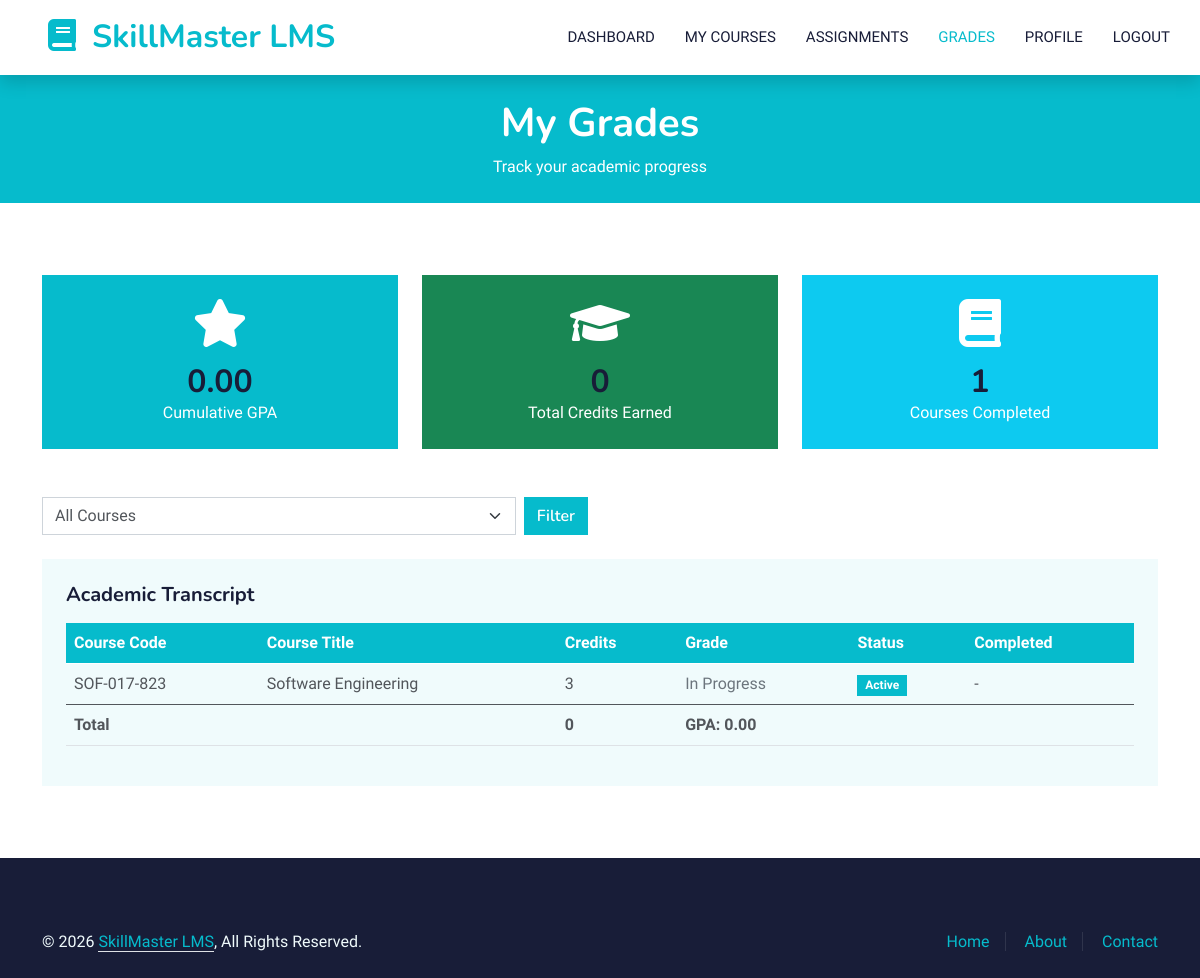
The page /student/grades/index.php (signed in) on the database its author committed.
### tables this page shows
CREATE TABLE `enrollments` (
  `id` bigint(20) NOT NULL,
  `student_id` bigint(20) NOT NULL,
  `course_id` bigint(20) NOT NULL,
  `enrolled_by` bigint(20) DEFAULT NULL,
  `enrollment_date` date NOT NULL,
  `status` enum('pending_payment','pending_verification','active','completed','dropped','rejected') NOT NULL DEFAULT 'pending_payment',
  `enrolled_at` timestamp NOT NULL DEFAULT current_timestamp(),
  `completed_at` timestamp NULL DEFAULT NULL,
  `completion_date` date DEFAULT NULL,
  `final_grade` varchar(2) DEFAULT NULL,
  `mock_payment_id` bigint(20) DEFAULT NULL,
  `mock_payment_status` enum('pending','completed','verified') DEFAULT NULL
);

CREATE TABLE `courses` (
  `id` bigint(20) NOT NULL,
  `title` varchar(200) NOT NULL,
  `slug` varchar(200) NOT NULL,
  `code` varchar(20) NOT NULL,
  `description` text DEFAULT NULL,
  `short_description` varchar(500) DEFAULT NULL,
  `category_id` bigint(20) DEFAULT NULL,
  `instructor_id` bigint(20) DEFAULT NULL,
  `price` decimal(10,2) DEFAULT 0.00,
  `thumbnail` varchar(255) DEFAULT NULL,
  `credits` int(11) DEFAULT 3,
  `start_date` date DEFAULT NULL,
  `end_date` date DEFAULT NULL,
  `status` enum('draft','pending_approval','published','archived','rejected') NOT NULL DEFAULT 'draft',
  `max_students` int(11) DEFAULT 50,
  `enrollment_count` int(11) DEFAULT 0,
  `syllabus` text DEFAULT NULL,
  `created_by` bigint(20) DEFAULT NULL,
  `created_at` timestamp NOT NULL DEFAULT current_timestamp(),
  `updated_at` timestamp NOT NULL DEFAULT current_timestamp() ON UPDATE current_timestamp(),
  `deleted_at` timestamp NULL DEFAULT NULL
);

### src/Database/Connection.php (called while the page is built, shortened)
<?php
class Connection
{
    private static $instance = null;
    private $connection;
    private function __construct()
    {
        try {
            $dsn = sprintf(
                'mysql:host=%s;dbname=%s;charset=%s',
                DB_HOST,
                DB_NAME,
                DB_CHARSET
            );
            $options = [
                PDO::ATTR_ERRMODE => PDO::ERRMODE_EXCEPTION,
                PDO::ATTR_DEFAULT_FETCH_MODE => PDO::FETCH_ASSOC,
                PDO::ATTR_EMULATE_PREPARES => false,
                PDO::MYSQL_ATTR_INIT_COMMAND => "SET NAMES " . DB_CHARSET
            ];
            $this->connection = new PDO($dsn, DB_USER, DB_PASS, $options);
        } catch (PDOException $e) {
            if (DEBUG_MODE) {
                die("Database connection failed: " . $e->getMessage());
            } else {
                error_log("Database connection failed: " . $e->getMessage());
                die("A database error occurred. Please try again later.");
            }
        }
    }
    public static function getInstance()
    {
        if (self::$instance === null) {
            self::$instance = new self();
        }
        return self::$instance;
    }
    public function getConnection()
    {
        return $this->connection;
    }
}

### src/Models/Grade.php (called while the page is built, shortened)
<?php
class Grade
{
    private $db;
    public function __construct()
    {
        $this->db = Connection::getInstance()->getConnection();
    }
    public function getTranscript($studentId)
    {
        $stmt = $this->db->prepare("
            SELECT
                c.id as course_id,
                c.title as course_title,
                c.code as course_code,
                c.credits,
                e.final_grade,
                e.completed_at,
                e.status
            FROM enrollments e
            LEFT JOIN courses c ON e.course_id = c.id
            WHERE e.student_id = ? AND e.status IN ('completed', 'active')
            ORDER BY e.completed_at DESC
        ");
        $stmt->execute([$studentId]);
        $courses = $stmt->fetchAll();
        $totalPoints = 0;
        $totalCredits = 0;
        $gpa = $totalCredits > 0 ? round($totalPoints / $totalCredits, 2) : 0;
        return [
            'courses' => $courses,
            'gpa' => $gpa,
            'total_credits' => $totalCredits,
            'total_points' => $totalPoints
        ];
    }
}

### public/student/grades/index.php (the view, shortened to what this page needs)
<?php
$gradeModel = new Grade();
$studentId = $_SESSION['user_id'];
$transcript = $gradeModel->getTranscript($studentId);
?>
<!DOCTYPE html>
<html lang="en">
<head>
    <link href="https://cdnjs.cloudflare.com/ajax/libs/font-awesome/5.10.0/css/all.min.css" rel="stylesheet">
    <link href="https://cdn.jsdelivr.net/npm/bootstrap-icons@1.4.1/font/bootstrap-icons.css" rel="stylesheet">
    <link href="../../assets/css/bootstrap.min.css" rel="stylesheet">
    <link href="../../assets/css/style.css" rel="stylesheet">
</head>
<body>
    <nav class="navbar navbar-expand-lg bg-white navbar-light shadow sticky-top p-0">
        <a href="../index.php" class="navbar-brand d-flex align-items-center px-4 px-lg-5">
            <h2 class="m-0 text-primary"><i class="fa fa-book me-3"></i><?php echo APP_NAME; ?></h2>
        </a>
        <div class="collapse navbar-collapse" id="navbarCollapse">
            <div class="navbar-nav ms-auto p-4 p-lg-0">
                <a href="../index.php" class="nav-item nav-link">Dashboard</a>
                <a href="../courses/enrolled.php" class="nav-item nav-link">My Courses</a>
                <a href="../assignments/pending.php" class="nav-item nav-link">Assignments</a>
                <a href="index.php" class="nav-item nav-link active">Grades</a>
                <a href="../profile/index.php" class="nav-item nav-link">Profile</a>
                <a href="../../logout.php" class="nav-item nav-link">Logout</a>
            </div>
        </div>
    </nav>
    <div class="container-fluid bg-primary py-4 mb-5">
        <div class="container">
            <div class="row">
                <div class="col-12 text-center">
                    <h1 class="text-white">My Grades</h1>
                    <p class="text-white mb-0">Track your academic progress</p>
                </div>
            </div>
        </div>
    </div>
    <div class="container-xxl py-4">
        <div class="container">
            <div class="row g-4 mb-5">
                <div class="col-lg-4">
                    <div class="bg-primary text-white rounded p-4 text-center">
                        <i class="fa fa-star fa-3x mb-3"></i>
                        <h2 class="mb-0"><?php echo number_format($transcript['gpa'], 2); ?></h2>
                        <p class="mb-0">Cumulative GPA</p>
                    </div>
                </div>
                <div class="col-lg-4">
                    <div class="bg-success text-white rounded p-4 text-center">
                        <i class="fa fa-graduation-cap fa-3x mb-3"></i>
                        <h2 class="mb-0"><?php echo $transcript['total_credits']; ?></h2>
                        <p class="mb-0">Total Credits Earned</p>
                    </div>
                </div>
                <div class="col-lg-4">
                    <div class="bg-info text-white rounded p-4 text-center">
                        <i class="fa fa-book fa-3x mb-3"></i>
                        <h2 class="mb-0"><?php echo count($transcript['courses']); ?></h2>
                        <p class="mb-0">Courses Completed</p>
                    </div>
                </div>
            </div>
            <div class="row mb-4">
                <div class="col-md-6">
                    <form method="GET" action="" class="d-flex gap-2">
                        <select name="course_id" class="form-select">
                            <option value="">All Courses</option>
                        </select>
                        <button type="submit" class="btn btn-primary">Filter</button>
                    </form>
                </div>
            </div>
            <div class="bg-light rounded p-4">
                <h5 class="mb-3">Academic Transcript</h5>
                <?php if (empty($transcript['courses'])): ?>
                    <div class="text-center py-5">
                        <i class="fa fa-chart-line fa-4x text-muted mb-3"></i>
                        <h4>No grades available</h4>
                        <p class="text-muted">Your grades will appear here once you complete courses.</p>
                    </div>
                <?php else: ?>
                    <div class="table-responsive">
                        <table class="table table-hover">
                            <thead class="bg-primary text-white">
                                <tr>
                                    <th>Course Code</th>
                                    <th>Course Title</th>
                                    <th>Credits</th>
                                    <th>Grade</th>
                                    <th>Status</th>
                                    <th>Completed</th>
                                </tr>
                            </thead>
                            <tbody>
                                <?php foreach ($transcript['courses'] as $course): ?>
                                    <tr>
                                        <td><?php echo htmlspecialchars($course['course_code'] ?? 'N/A'); ?></td>
                                        <td><?php echo htmlspecialchars($course['course_title']); ?></td>
                                        <td><?php echo $course['credits']; ?></td>
                                        <td>
                                            <?php if ($course['final_grade']): ?>
                                                <span class="badge bg-<?php
                                                    echo $course['final_grade'] === 'A' ? 'success' :
                                                        ($course['final_grade'] === 'B' ? 'info' :
                                                        ($course['final_grade'] === 'C' ? 'warning' :
                                                        ($course['final_grade'] === 'D' ? 'secondary' : 'danger')));
                                                ?> fs-6 p-2">
                                                    <?php echo $course['final_grade']; ?>
                                                </span>
                                            <?php else: ?>
                                                <span class="text-muted">In Progress</span>
                                            <?php endif; ?>
                                        </td>
                                        <td>
                                            <span class="badge bg-<?php echo $course['status'] === 'completed' ? 'success' : 'primary'; ?>">
                                                <?php echo ucfirst($course['status']); ?>
                                            </span>
                                        </td>
                                        <td>
                                            <?php echo $course['completed_at'] ? date('M Y', strtotime($course['completed_at'])) : '-'; ?>
                                        </td>
                                    </tr>
                                <?php endforeach; ?>
                            </tbody>
                            <tfoot class="bg-light">
                                <tr class="fw-bold">
                                    <td colspan="2">Total</td>
                                    <td><?php echo $transcript['total_credits']; ?></td>
                                    <td colspan="3">GPA: <?php echo number_format($transcript['gpa'], 2); ?></td>
                                </tr>
                            </tfoot>
                        </table>
                    </div>
                <?php endif; ?>
            </div>
        </div>
    </div>
    <div class="container-fluid bg-dark text-light footer pt-5 mt-5">
        <div class="container py-4">
            <div class="row">
                <div class="col-md-6 text-center text-md-start mb-3 mb-md-0">
                    &copy; <?php echo date('Y'); ?> <a class="border-bottom text-primary" href="#"><?php echo APP_NAME; ?></a>, All Rights Reserved.
                </div>
                <div class="col-md-6 text-center text-md-end">
                    <div class="footer-menu">
                        <a href="../../index.php">Home</a>
                        <a href="../../about.php">About</a>
                        <a href="../../contact.php">Contact</a>
                    </div>
                </div>
            </div>
        </div>
    </div>
</body>
</html>

### public/assets/css/style.css (style rules this page uses)
:root { --primary: #06BBCC; --light: #F0FBFC; --dark: #181d38; }
.btn { font-family: 'Nunito', sans-serif; font-weight: 600; transition: .5s; }
.btn.btn-primary, .btn.btn-secondary { color: #FFFFFF; }
.navbar-light .navbar-nav .nav-link { margin-right: 30px; padding: 25px 0; color: #FFFFFF; font-size: 15px; text-transform: uppercase; outline: none; }
.navbar-light .navbar-nav .nav-link:hover, .navbar-light .navbar-nav .nav-link.active { color: var(--primary); }
.navbar-light .navbar-brand, .navbar-light a.btn { height: 75px; }
.navbar-light .navbar-nav .nav-link { color: var(--dark); font-weight: 500; }
.navbar-light.sticky-top { top: -100px; transition: .5s; }
.footer .footer-menu a { margin-right: 15px; padding-right: 15px; border-right: 1px solid rgba(255, 255, 255, .1); }
.footer .footer-menu a:last-child { margin-right: 0; padding-right: 0; border-right: none; }

### rows shown on the page
enrollments: course.code "SOF-017-823", course.title "Software Engineering", course.credits "3", shows "In Progress", status "Active"

### other values the page prints
APP_NAME "SkillMaster LMS"
$transcript['gpa'] "0.00"
$transcript['total_credits'] "0"
count($transcript['courses']) "1"
